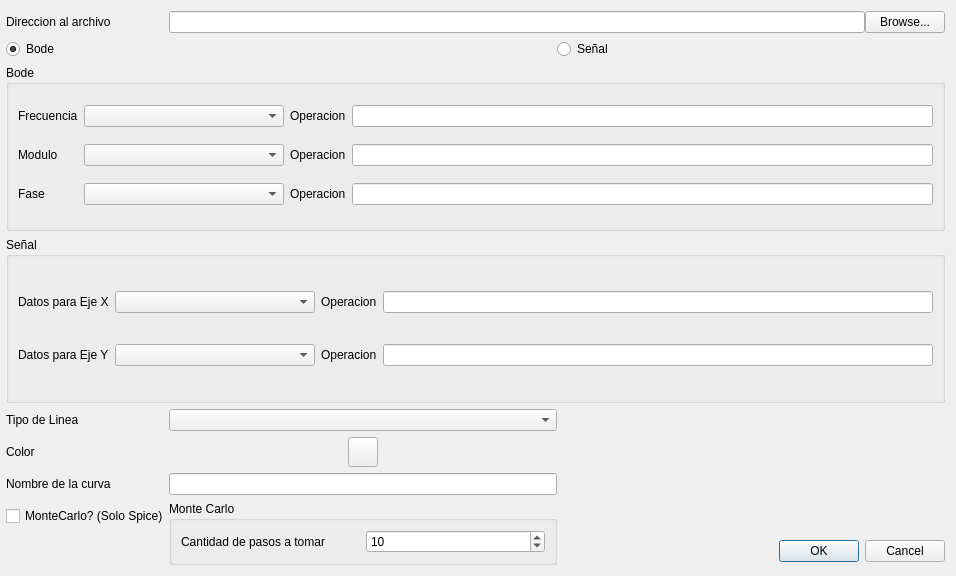
<?xml version="1.0" encoding="UTF-8"?>
<ui version="4.0">
 <class>AddTracePopUp</class>
 <widget class="QDialog" name="AddTracePopUp">
  <property name="geometry">
   <rect>
    <x>0</x>
    <y>0</y>
    <width>956</width>
    <height>576</height>
   </rect>
  </property>
  <property name="windowTitle">
   <string>Añadir Linea</string>
  </property>
  <layout class="QGridLayout" name="gridLayout_2">
   <property name="sizeConstraint">
    <enum>QLayout::SetDefaultConstraint</enum>
   </property>
   <property name="leftMargin">
    <number>6</number>
   </property>
   <property name="horizontalSpacing">
    <number>0</number>
   </property>
   <item row="1" column="1" colspan="2">
    <widget class="QRadioButton" name="BodeRadioButton">
     <property name="text">
      <string>Bode</string>
     </property>
     <property name="checked">
      <bool>true</bool>
     </property>
    </widget>
   </item>
   <item row="6" column="1">
    <widget class="QLabel" name="TraceNameLabel">
     <property name="sizePolicy">
      <sizepolicy hsizetype="Maximum" vsizetype="Maximum">
       <horstretch>0</horstretch>
       <verstretch>0</verstretch>
      </sizepolicy>
     </property>
     <property name="text">
      <string>Nombre de la curva</string>
     </property>
    </widget>
   </item>
   <item row="6" column="2">
    <widget class="QLineEdit" name="TraceNameLE"/>
   </item>
   <item row="1" column="3" colspan="2">
    <widget class="QRadioButton" name="SignalRadioButton">
     <property name="text">
      <string>Señal</string>
     </property>
    </widget>
   </item>
   <item row="8" column="4">
    <widget class="QDialogButtonBox" name="buttonBox">
     <property name="orientation">
      <enum>Qt::Horizontal</enum>
     </property>
     <property name="standardButtons">
      <set>QDialogButtonBox::Cancel|QDialogButtonBox::Ok</set>
     </property>
    </widget>
   </item>
   <item row="5" column="1">
    <widget class="QLabel" name="ColorLabel">
     <property name="sizePolicy">
      <sizepolicy hsizetype="Maximum" vsizetype="Maximum">
       <horstretch>0</horstretch>
       <verstretch>0</verstretch>
      </sizepolicy>
     </property>
     <property name="text">
      <string>Color</string>
     </property>
    </widget>
   </item>
   <item row="0" column="2" colspan="3">
    <layout class="QHBoxLayout" name="horizontalLayout">
     <property name="spacing">
      <number>0</number>
     </property>
     <item>
      <widget class="QLineEdit" name="Dir2FileLE">
       <property name="sizePolicy">
        <sizepolicy hsizetype="Expanding" vsizetype="Fixed">
         <horstretch>0</horstretch>
         <verstretch>0</verstretch>
        </sizepolicy>
       </property>
       <property name="minimumSize">
        <size>
         <width>0</width>
         <height>0</height>
        </size>
       </property>
       <property name="readOnly">
        <bool>true</bool>
       </property>
      </widget>
     </item>
     <item>
      <widget class="QPushButton" name="Dir2FileButton">
       <property name="text">
        <string>Browse...</string>
       </property>
      </widget>
     </item>
    </layout>
   </item>
   <item row="3" column="1" colspan="4">
    <widget class="QGroupBox" name="SignalGroupBox">
     <property name="title">
      <string>Señal</string>
     </property>
     <layout class="QGridLayout" name="gridLayout_3">
      <item row="0" column="0">
       <widget class="QLabel" name="XAxisDataLabel">
        <property name="sizePolicy">
         <sizepolicy hsizetype="Maximum" vsizetype="Maximum">
          <horstretch>0</horstretch>
          <verstretch>0</verstretch>
         </sizepolicy>
        </property>
        <property name="text">
         <string>Datos para Eje X</string>
        </property>
       </widget>
      </item>
      <item row="0" column="1">
       <widget class="QComboBox" name="XDataCB">
        <property name="minimumSize">
         <size>
          <width>200</width>
          <height>0</height>
         </size>
        </property>
       </widget>
      </item>
      <item row="0" column="2">
       <widget class="QLabel" name="XOpLabel">
        <property name="text">
         <string>Operacion</string>
        </property>
       </widget>
      </item>
      <item row="0" column="3">
       <widget class="QLineEdit" name="XOpLE"/>
      </item>
      <item row="1" column="0">
       <widget class="QLabel" name="YAxisDataLabel">
        <property name="text">
         <string>Datos para Eje Y</string>
        </property>
       </widget>
      </item>
      <item row="1" column="1">
       <widget class="QComboBox" name="YDataCB"/>
      </item>
      <item row="1" column="2">
       <widget class="QLabel" name="YOpLabel">
        <property name="text">
         <string>Operacion</string>
        </property>
       </widget>
      </item>
      <item row="1" column="3">
       <widget class="QLineEdit" name="YOpLE"/>
      </item>
     </layout>
    </widget>
   </item>
   <item row="7" column="1">
    <widget class="QCheckBox" name="IsMCCheckBox">
     <property name="text">
      <string>MonteCarlo? (Solo Spice)</string>
     </property>
    </widget>
   </item>
   <item row="4" column="2">
    <widget class="QComboBox" name="TraceTypeCB"/>
   </item>
   <item row="5" column="2">
    <layout class="QHBoxLayout" name="horizontalLayout_2">
     <item>
      <widget class="QPushButton" name="ColorButton">
       <property name="minimumSize">
        <size>
         <width>30</width>
         <height>30</height>
        </size>
       </property>
       <property name="maximumSize">
        <size>
         <width>30</width>
         <height>30</height>
        </size>
       </property>
       <property name="text">
        <string/>
       </property>
      </widget>
     </item>
    </layout>
   </item>
   <item row="7" column="2" rowspan="2" colspan="2">
    <widget class="QGroupBox" name="MonteCarloGroupBox">
     <property name="enabled">
      <bool>true</bool>
     </property>
     <property name="title">
      <string>Monte Carlo</string>
     </property>
     <layout class="QGridLayout" name="gridLayout">
      <item row="0" column="0">
       <widget class="QLabel" name="label_3">
        <property name="text">
         <string>Cantidad de pasos a tomar</string>
        </property>
       </widget>
      </item>
      <item row="0" column="1">
       <widget class="QSpinBox" name="StepQuantSpinBox">
        <property name="minimum">
         <number>1</number>
        </property>
        <property name="value">
         <number>10</number>
        </property>
       </widget>
      </item>
     </layout>
    </widget>
   </item>
   <item row="2" column="1" colspan="4">
    <widget class="QGroupBox" name="BodeGroupBox">
     <property name="title">
      <string>Bode</string>
     </property>
     <layout class="QGridLayout" name="gridLayout_4">
      <item row="0" column="0">
       <widget class="QLabel" name="FrequencyLAbel">
        <property name="sizePolicy">
         <sizepolicy hsizetype="Maximum" vsizetype="Maximum">
          <horstretch>0</horstretch>
          <verstretch>0</verstretch>
         </sizepolicy>
        </property>
        <property name="text">
         <string>Frecuencia</string>
        </property>
       </widget>
      </item>
      <item row="0" column="1">
       <widget class="QComboBox" name="FreqDataCB">
        <property name="minimumSize">
         <size>
          <width>200</width>
          <height>0</height>
         </size>
        </property>
       </widget>
      </item>
      <item row="0" column="2">
       <widget class="QLabel" name="XOpLabel_3">
        <property name="text">
         <string>Operacion</string>
        </property>
       </widget>
      </item>
      <item row="0" column="3">
       <widget class="QLineEdit" name="FreqOpLE"/>
      </item>
      <item row="1" column="0">
       <widget class="QLabel" name="ModAxisLabel">
        <property name="sizePolicy">
         <sizepolicy hsizetype="Maximum" vsizetype="Maximum">
          <horstretch>0</horstretch>
          <verstretch>0</verstretch>
         </sizepolicy>
        </property>
        <property name="text">
         <string>Modulo</string>
        </property>
       </widget>
      </item>
      <item row="1" column="1">
       <widget class="QComboBox" name="ModDataCB">
        <property name="minimumSize">
         <size>
          <width>200</width>
          <height>0</height>
         </size>
        </property>
       </widget>
      </item>
      <item row="1" column="2">
       <widget class="QLabel" name="XOpLabel_2">
        <property name="text">
         <string>Operacion</string>
        </property>
       </widget>
      </item>
      <item row="1" column="3">
       <widget class="QLineEdit" name="ModOpLE"/>
      </item>
      <item row="2" column="0">
       <widget class="QLabel" name="FaseAxisLabel">
        <property name="text">
         <string>Fase</string>
        </property>
       </widget>
      </item>
      <item row="2" column="1">
       <widget class="QComboBox" name="PhaseDataCB"/>
      </item>
      <item row="2" column="2">
       <widget class="QLabel" name="YOpLabel_2">
        <property name="text">
         <string>Operacion</string>
        </property>
       </widget>
      </item>
      <item row="2" column="3">
       <widget class="QLineEdit" name="PhaseOpLE"/>
      </item>
     </layout>
    </widget>
   </item>
   <item row="0" column="1">
    <widget class="QLabel" name="Dir2FileLabel">
     <property name="sizePolicy">
      <sizepolicy hsizetype="Maximum" vsizetype="Maximum">
       <horstretch>0</horstretch>
       <verstretch>0</verstretch>
      </sizepolicy>
     </property>
     <property name="text">
      <string>Direccion al archivo</string>
     </property>
    </widget>
   </item>
   <item row="4" column="1">
    <widget class="QLabel" name="LineTypeLabel">
     <property name="sizePolicy">
      <sizepolicy hsizetype="Maximum" vsizetype="Maximum">
       <horstretch>0</horstretch>
       <verstretch>0</verstretch>
      </sizepolicy>
     </property>
     <property name="text">
      <string>Tipo de Linea</string>
     </property>
    </widget>
   </item>
  </layout>
 </widget>
 <resources/>
 <connections>
  <connection>
   <sender>buttonBox</sender>
   <signal>accepted()</signal>
   <receiver>AddTracePopUp</receiver>
   <slot>accept()</slot>
   <hints>
    <hint type="sourcelabel">
     <x>772</x>
     <y>567</y>
    </hint>
    <hint type="destinationlabel">
     <x>157</x>
     <y>274</y>
    </hint>
   </hints>
  </connection>
  <connection>
   <sender>buttonBox</sender>
   <signal>rejected()</signal>
   <receiver>AddTracePopUp</receiver>
   <slot>reject()</slot>
   <hints>
    <hint type="sourcelabel">
     <x>772</x>
     <y>567</y>
    </hint>
    <hint type="destinationlabel">
     <x>286</x>
     <y>274</y>
    </hint>
   </hints>
  </connection>
  <connection>
   <sender>ColorButton</sender>
   <signal>clicked()</signal>
   <receiver>AddTracePopUp</receiver>
   <slot>ChooseColor()</slot>
   <hints>
    <hint type="sourcelabel">
     <x>368</x>
     <y>450</y>
    </hint>
    <hint type="destinationlabel">
     <x>345</x>
     <y>174</y>
    </hint>
   </hints>
  </connection>
  <connection>
   <sender>Dir2FileButton</sender>
   <signal>clicked()</signal>
   <receiver>AddTracePopUp</receiver>
   <slot>BrowseFile()</slot>
   <hints>
    <hint type="sourcelabel">
     <x>948</x>
     <y>39</y>
    </hint>
    <hint type="destinationlabel">
     <x>374</x>
     <y>9</y>
    </hint>
   </hints>
  </connection>
  <connection>
   <sender>IsMCCheckBox</sender>
   <signal>toggled(bool)</signal>
   <receiver>MonteCarloGroupBox</receiver>
   <slot>setVisible(bool)</slot>
   <hints>
    <hint type="sourcelabel">
     <x>124</x>
     <y>513</y>
    </hint>
    <hint type="destinationlabel">
     <x>258</x>
     <y>540</y>
    </hint>
   </hints>
  </connection>
  <connection>
   <sender>BodeRadioButton</sender>
   <signal>toggled(bool)</signal>
   <receiver>BodeGroupBox</receiver>
   <slot>setVisible(bool)</slot>
   <hints>
    <hint type="sourcelabel">
     <x>118</x>
     <y>64</y>
    </hint>
    <hint type="destinationlabel">
     <x>173</x>
     <y>96</y>
    </hint>
   </hints>
  </connection>
  <connection>
   <sender>SignalRadioButton</sender>
   <signal>toggled(bool)</signal>
   <receiver>SignalGroupBox</receiver>
   <slot>setVisible(bool)</slot>
   <hints>
    <hint type="sourcelabel">
     <x>571</x>
     <y>60</y>
    </hint>
    <hint type="destinationlabel">
     <x>739</x>
     <y>229</y>
    </hint>
   </hints>
  </connection>
 </connections>
 <slots>
  <slot>ChooseColor()</slot>
  <slot>BrowseFile()</slot>
 </slots>
</ui>
